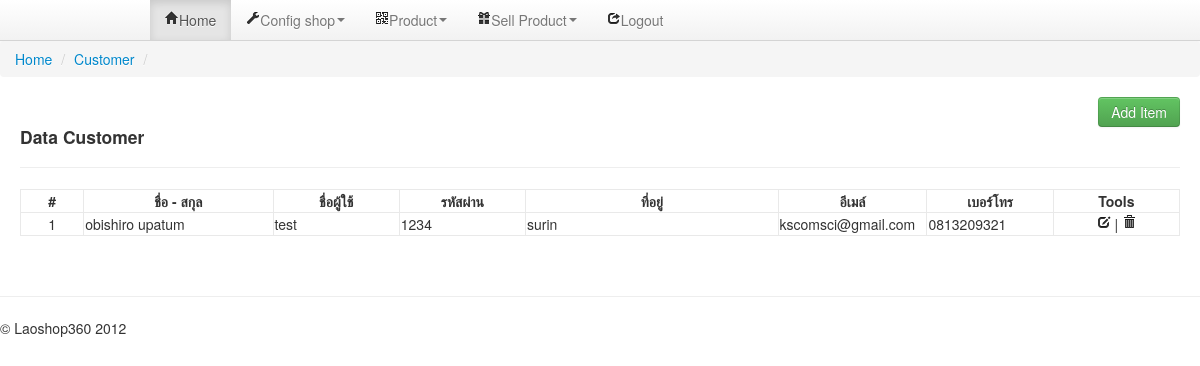
The page /admin/index.php?action=customer (signed in) on the database its author committed.
### tables this page shows
CREATE TABLE IF NOT EXISTS `customer` (
  `Cus_id` int(11) NOT NULL AUTO_INCREMENT,
  `Cus_usr` varchar(45) DEFAULT NULL,
  `Cus_pwd` varchar(45) DEFAULT NULL,
  `Cus_name` varchar(100) DEFAULT NULL,
  `Cus_surname` varchar(100) DEFAULT NULL,
  `Cus_address` varchar(200) DEFAULT NULL,
  `Cus_tel` varchar(45) DEFAULT NULL,
  `Cus_email` varchar(45) DEFAULT NULL,
  `User` varchar(25) NOT NULL,
  PRIMARY KEY (`Cus_id`)
);

### class/function.php (called while the page is built, shortened)
<?php
class Db_Process  {
	public function Query($sql) {
		$str=mysql_query($sql) or die(mysql_error());
		return $str;
	}
	public function FetchData($sql){
		$str=mysql_fetch_array($sql);
		return $str;
	}
}
?>

### class/config.php (called while the page is built, shortened)
<?php
$i=1;
?>

### admin/module/customer.php (the view, shortened to what this page needs)
<?php
$tb="customer";
if(isset($_GET['section'])){
	switch($_GET['section']):
	case 'add':
	if($_POST['adddata']) {
		$StrDB->InsertData($tb," '','".$_POST['txt-usr']."'
			,'".$_POST['txt-pwd']."'
			,'".$_POST['txt-name']."'
			,'".$_POST['txt-surname']."'
			,'".$_POST['txt-address']."'
			,'".$_POST['txt-tel']."'
			,'".$_POST['txt-email']."'
			" );
		$StrDisplay->AddSuccess();
		$StrDisplay->GoUrl('3',"index.php?action=".$action);
	}
	$StrDisplay->Title_Form(customer,'1');
	$StrDisplay->Open_Form("admin/index.php?action=".$action."&section=".$section);
	$StrDisplay->TxtInput('ชื่อ','txt-name');
	$StrDisplay->TxtInput('นามสกุล','txt-surname');
 	$StrDisplay->TxtInput('ชื่อผู้ใช้','txt-usr');
 	$StrDisplay->TxtInput('รหัสผ่าน','txt-pwd');
	$StrDisplay->TxtInputArea('ที่อยู่','txt-address');
	$StrDisplay->TxtInput('เบอร์โทร','txt-tel');
	$StrDisplay->TxtInput('อีเมล์','txt-email');
	$StrDisplay->Button_Form('1');
	$StrDisplay->Close_Form();
	break;
	case 'edit':
	if($_POST['editdata']) {
		$StrDB->UpdateData($tb,"
			Cus_usr='".$_POST['txt-usr']."'
			,Cus_pwd='".$_POST['txt-pwd']."'
			,Cus_name='".$_POST['txt-name']."'
			,Cus_surname='".$_POST['txt-surname']."'
			,Cus_address='".$_POST['txt-address']."'
			,Cus_tel='".$_POST['txt-tel']."'
			,Cus_email='".$_POST['txt-email']."'  "
			,"where Cus_id='".$_POST['editdata']."'");
		$StrDisplay->EditSuccess();
		$StrDisplay->GoUrl('3',"index.php?action=".$action);
	}
	$rs=$StrDB->GetData($tb,"where Cus_id='".addslashes($_GET[id])."'");
	$StrDisplay->Title_Form(customer,'2');
 	$StrDisplay->Open_Form("admin/index.php?action=".$action."&section=".$section."&id=".$_GET[id]);
	$StrDisplay->TxtInput('ชื่อ','txt-name',$rs[3]);
	$StrDisplay->TxtInput('นามสกุล','txt-surname',$rs[4]);
 	$StrDisplay->TxtInput('ชื่อผู้ใช้','txt-usr',$rs[1]);
 	$StrDisplay->TxtInput('รหัสผ่าน','txt-pwd',$rs[2]);
	$StrDisplay->TxtInputArea('ที่อยู่','txt-address',$rs[5]);
	$StrDisplay->TxtInput('เบอร์โทร','txt-tel',$rs[6]);
	$StrDisplay->TxtInput('อีเมล์','txt-email',$rs[7]);
	$StrDisplay->Button_Form('2',$_GET[id]);
	$StrDisplay->Close_Form();
	break;
	case 'del':
		$StrDB->DelData($tb," where Cus_id='".addslashes($_GET['id'])."' ");
		$StrDisplay->DelSuccess();
		$StrDisplay->GoUrl('3',"index.php?action=".$action);
	break;
	endswitch;
	}else{
		echo "<table id=\"TableData\" width=\"100%\"    cellpadding=\"1\" cellspacing=\"1\" border=\"1\" bordercolor=\"#E9E9E9\"   >";
		echo "<thead>";
		echo "<th width=\"5%\">#</th>";
		echo "<th width=\"15%\">ชื่อ - สกุล</th>";
		echo "<th width=\"10%\">ชื่อผู้ใช้</th>";
		echo "<th width=\"10%\">รหัสผ่าน</th>";
		echo "<th width=\"20%\">ที่อยู่</th>";
	 	echo "<th width=\"10%\">อีเมล์</th>";
	 	echo "<th width=\"10%\">เบอร์โทร</th>";
		echo "<th width=\"10%\">".Tools."</th>";
		echo "</thead>";
		echo "<tbody>";
		$sql="select * from $tb order by Cus_id desc";
		$query=$StrDB->Query($sql);
		while($rs=$StrDB->FetchData($query)) {
		echo "<tr>";
		echo "<td align=\"center\">$i</td>";
		echo "<td>$rs[3] $rs[4]</td>";
	 	echo "<td>$rs[1]</td>";
	 	echo "<td>$rs[2]</td>";
	 	 echo "<td>$rs[5]</td>";
	 	echo "<td>$rs[7]</td>";
	 	echo "<td>$rs[6]</td>";
		echo "<td align=\"center\">
		<a href=\"".WebUrl."admin/index.php?action=$_GET[action]&section=edit&id=$rs[Cus_id]\"><i class=\"icon-edit\" title=\"แก้ไข\"></i>
			</a> | ";
 		echo "<a href=\"".WebUrl."admin/index.php?action=$_GET[action]&section=del&id=$rs[Cus_id]\"  onClick=\"return confirm('ต้องการลบจริงหรือไม่ ?')\">";
		echo " <i class=\"icon-trash\"></i></td>";
		echo "</tr>";
			$i++;
		}
		echo "</tbody>";
		echo "</table>";
	}
?>

### admin/header.php (style rules this page uses)
body { padding-top: 0px; padding-bottom: 40px; }

### rows shown on the page
customer: Cus_name "obishiro", Cus_surname "upatum", Cus_usr "test", Cus_pwd "1234", Cus_address "surin", Cus_email "kscomsci@gmail.com", Cus_tel "0813209321"

### other values the page prints
home "Home"
ConfigShop "Config shop"
Product "Product"
sell "Sell Product"
logout "Logout"
customer "Customer"
Add "Add Item"
$txtadd "Data"
$name "Customer"
Tools "Tools"
WebName "Laoshop360"
